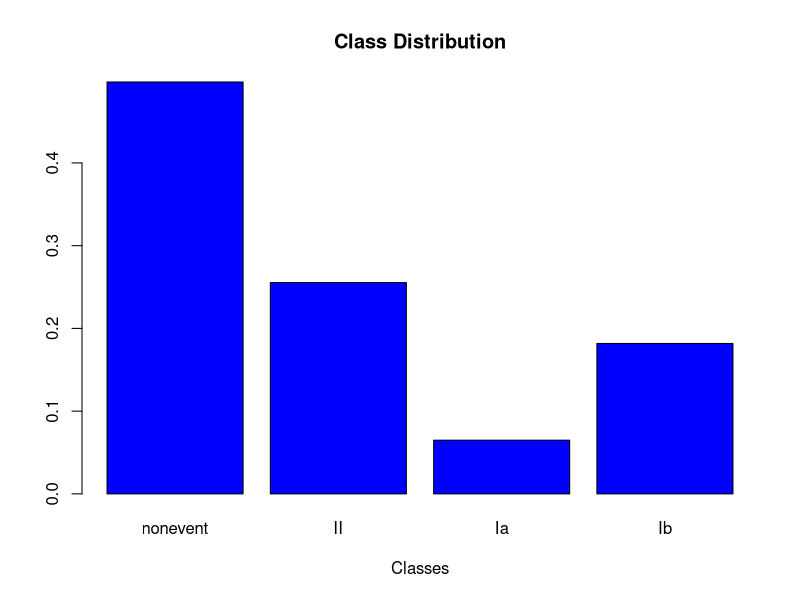

Write the R code that produced this figure.
## ---- chunk 1
train <- read.csv("npf_train.csv")
test <- read.csv("npf_test_hidden.csv")
## ---- chunk 2
head(train,1)
## ---- chunk 3
npf_test <- test[c(3,5:104)]
npf_test[1]="nonevent"
npf_train <- train[c(3,5:104)]
npf_train$class4 <- factor(npf_train$class4,levels=c("nonevent","II","Ia","Ib"))

nb_pars <- data.frame(
  class_non.mean = apply(npf_train[npf_train$class4=="nonevent",2:101],2,mean),
  class_non.sd = apply(npf_train[npf_train$class4=="nonevent",2:101],2,sd),
  classII.mean = apply(npf_train[npf_train$class4=="II",2:101],2,mean),
  classII.sd = apply(npf_train[npf_train$class4=="II",2:101],2,sd),
  classIa.mean = apply(npf_train[npf_train$class4=="Ia",2:101],2,mean),
  classIa.sd = apply(npf_train[npf_train$class4=="Ia",2:101],2,sd),
  classIb.mean = apply(npf_train[npf_train$class4=="Ib",2:101],2,mean),
  classIb.sd = apply(npf_train[npf_train$class4=="Ib",2:101],2,sd)
)

nb_class <- (1+table(npf_train$class4))/(4+nrow(npf_train))

f <- function(x,mu,sigma) exp(-(x-mu)^2/(2*sigma^2))/sqrt(2*pi*sigma^2)

nb <- function(x) {
  x <- unlist(x)

  pxy_non <- prod(sapply(2:11,function(i) f(x[i],nb_pars[i,"class_non.mean"],nb_pars[i,"class_non.sd"])), na.rm = TRUE)
  pxyII <- prod(sapply(2:11, function(i) f(x[i],nb_pars[i,"classII.mean"],nb_pars[i,"classII.sd"])), na.rm = TRUE)
  pxyIa <- prod(sapply(2:11, function(i) f(x[i],nb_pars[i,"classIa.mean"],nb_pars[i,"classIa.sd"])), na.rm = TRUE)
  pxyIb <- prod(sapply(2:11, function(i) f(x[i],nb_pars[i,"classIb.mean"],nb_pars[i,"classIb.sd"])), na.rm = TRUE)
  
  sum <- pxy_non*nb_class["nonevent"]+pxyII*nb_class["II"]+pxyIa*nb_class["Ia"]+pxyIb*nb_class["Ib"]
  return (c(pxy_non*nb_class["nonevent"]/sum, pxyII*nb_class["II"]/sum, pxyIa*nb_class["Ia"]/sum, pxyIb*nb_class["Ib"]/sum))
}

nb2 <- function(x) {
  x <- unlist(x)

  pxyII <- prod(sapply(2:11, function(i) f(x[i],nb_pars[i,"classII.mean"],nb_pars[i,"classII.sd"])), na.rm = TRUE)
  pxyIa <- prod(sapply(2:11, function(i) f(x[i],nb_pars[i,"classIa.mean"],nb_pars[i,"classIa.sd"])), na.rm = TRUE)
  pxyIb <- prod(sapply(2:11, function(i) f(x[i],nb_pars[i,"classIb.mean"],nb_pars[i,"classIb.sd"])), na.rm = TRUE)
  
  sum <- pxyII*nb_class["II"]+pxyIa*nb_class["Ia"]+pxyIb*nb_class["Ib"]
  return (c(pxyII*nb_class["II"]/sum, pxyIa*nb_class["Ia"]/sum, pxyIb*nb_class["Ib"]/sum))
}

yhat <- apply(npf_test[,2:101],1,nb)
#yhat
ans <- ifelse(apply(npf_test[,2:101],1,nb)[1,]>=nb_class["nonevent"],"nonevent",
              ifelse(apply(npf_test[,2:101],1,nb2)[1,]>=nb_class["II"]+nb_class["nonevent"]/3, "II",
                     ifelse(apply(npf_test[,2:101],1,nb2)[2,]>=nb_class["Ia"]+nb_class["nonevent"]/3+nb_class["II"]/2, "Ia", "Ib")))

df <- data.frame(c("0.73", "class4", ans), c("", "p", 1-yhat[1,]), fix.empty.names = FALSE)

write.csv(df,"answers.csv", row.names = FALSE)
## ---- chunk 4
knitr::kable(nb_pars)
## ---- chunk 5
nb_class
## ---- chunk 6
barplot(nb_class, main="Class Distribution",
   xlab="Classes", col="blue")
## ---- chunk 7
head(df, 15)
## ---- chunk 8
sum(ans=="nonevent")/965
sum(ans=="II")/965
sum(ans=="Ia")/965
sum(ans=="Ib")/965
